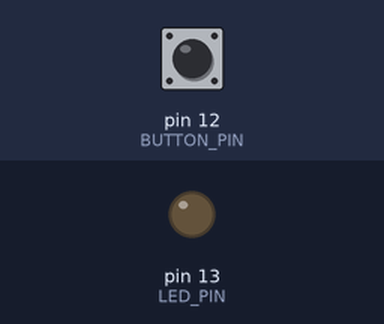
Recording of a sketch running on a simulated Arduino Uno, built with avr-gcc and run on an emulated ATmega328P. Shown: output pins drawn as LEDs (lit = HIGH). The test bench sets the inputs (shaded band); at power-on: pin 12 (BUTTON_PIN) HIGH.

Above: at 1.2 s.
1.3 s: pin 12 (BUTTON_PIN) pulled LOW for 0.15 s
At 2.2 s:
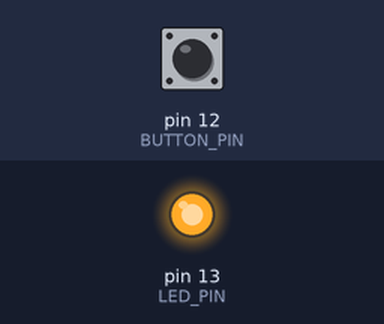
2.9 s: pin 12 (BUTTON_PIN) pulled LOW for 1 s
At 4.7 s:
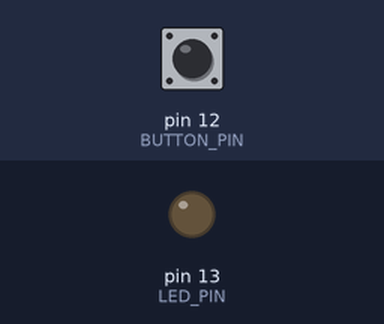
5.4 s: pin 12 (BUTTON_PIN) pulled LOW for 3.2 s
At 9.5 s:
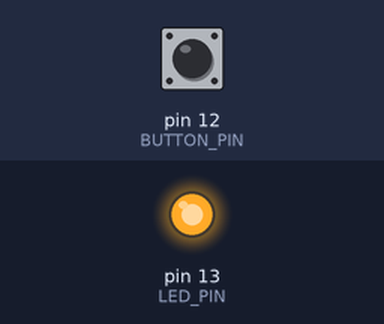
Timing chart, 0 to 11.0 s (numbered marks = the images above; inputs shaded):
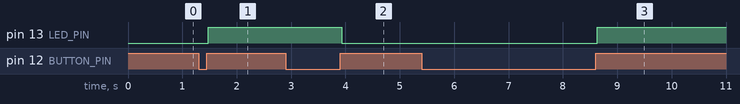

The sketch:

sketch.ino
```cpp
#define LED_PIN 13
#define BUTTON_PIN 12

bool ledState = LOW;
bool buttonCandidateState;
bool lastButtonStableState;

unsigned long candidateTime;

void setup()
{
  pinMode(LED_PIN, OUTPUT);
  pinMode(BUTTON_PIN, INPUT_PULLUP);
  digitalWrite(LED_PIN, ledState);

  buttonCandidateState = digitalRead(BUTTON_PIN);
  lastButtonStableState = buttonCandidateState;
  candidateTime = millis();
}

void loop()
{
  bool buttonState = digitalRead(BUTTON_PIN);

  if(buttonState != buttonCandidateState)
  {
    buttonCandidateState = buttonState;
    candidateTime = millis();
  }
  else
  {
    unsigned long duration = millis() - candidateTime;

    if(duration > 30)
    {
      bool buttonStableState = buttonCandidateState;

      if(buttonStableState != lastButtonStableState)
      {
        lastButtonStableState = buttonStableState;

        if(buttonStableState == HIGH)
        {
          ledState = !ledState;
          digitalWrite(LED_PIN, ledState);
        }
      }
    }
  }
}
```

Measured:
- after the input at 1.3 s, pin 13 (LED_PIN): LOW → HIGH after 0.18 s
- after the input at 2.9 s, pin 13 (LED_PIN): HIGH → LOW after 1.0 s
- after the input at 5.4 s, pin 13 (LED_PIN): LOW → HIGH after 3.2 s
